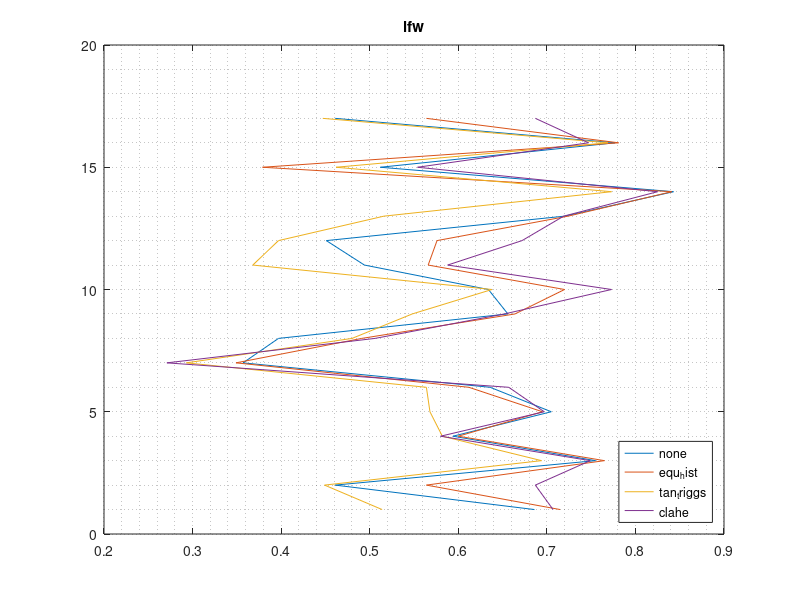
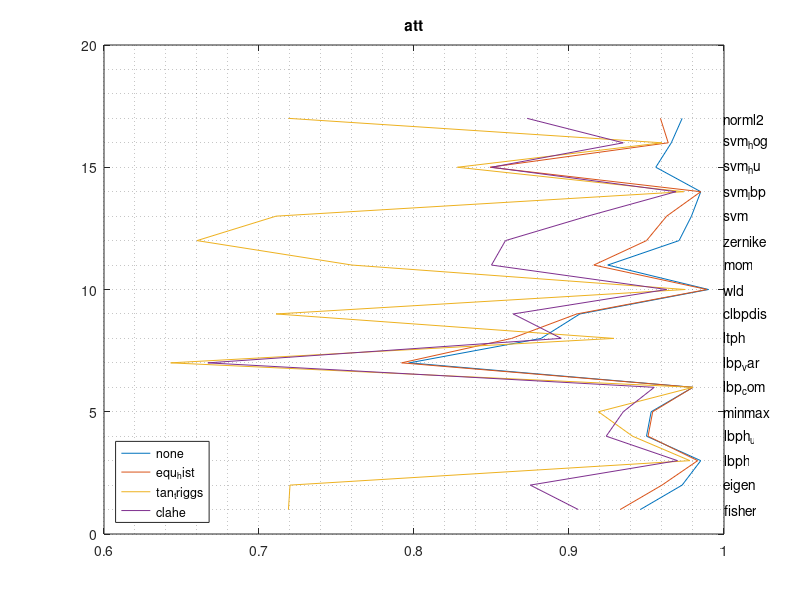
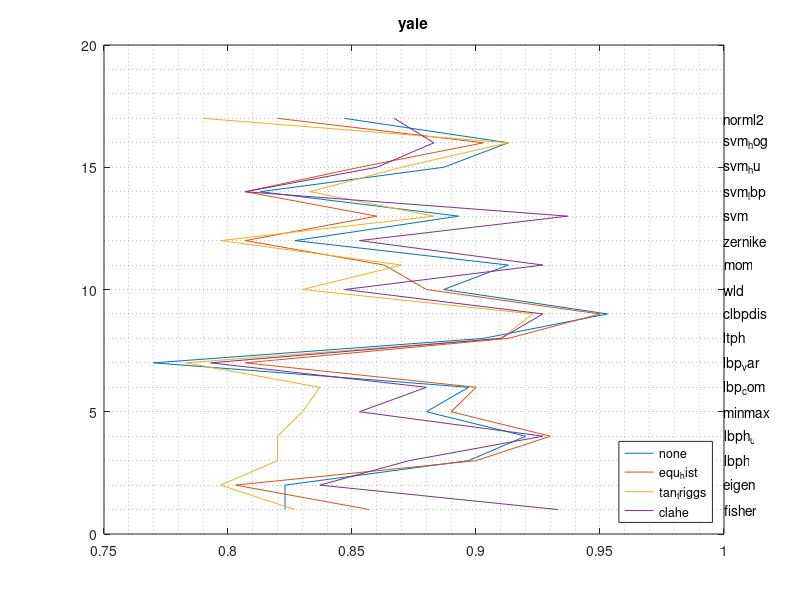

Reproduce these figures in MATLAB, in order.
yale_0 = [0.823  0.823  0.897  0.920  0.880  0.897  0.770  0.903  0.953  0.887  0.913  0.827  0.893 0.813 0.887 0.913 0.847];
yale_1 = [0.857  0.803  0.900  0.930  0.890  0.900  0.807  0.913  0.950  0.880  0.863  0.807  0.860 0.807 0.853 0.903 0.820];
yale_2 = [0.827  0.797  0.820  0.820  0.830  0.837  0.783  0.910  0.923  0.830  0.870  0.797  0.883 0.833 0.870 0.913 0.790];
yale_3 = [0.933  0.837  0.873  0.927  0.853  0.880  0.793  0.910  0.927  0.847  0.927  0.853  0.937 0.807 0.860 0.883 0.867]; 

att_0 = [0.946  0.973  0.985  0.950  0.953  0.980  0.797  0.882  0.907  0.990  0.925  0.971  0.979 0.985 0.956 0.966 0.973];
att_1 = [0.933  0.960  0.983  0.951  0.954  0.980  0.792  0.863  0.905  0.989  0.916  0.950  0.963 0.985 0.849 0.964 0.959];
att_2 = [0.719  0.720  0.978  0.941  0.919  0.980  0.643  0.929  0.711  0.975  0.760  0.660  0.711 0.974 0.828 0.960 0.719];
att_3 = [0.906  0.875  0.970  0.924  0.935  0.955  0.667  0.895  0.864  0.963  0.850  0.859  0.912 0.969 0.850 0.935 0.873];

lfw_0 = [0.686  0.461  0.755  0.594  0.705  0.636  0.357  0.397  0.656  0.634  0.494  0.451  0.720 0.843 0.512 0.777 0.461];
lfw_1 = [0.715  0.564  0.765  0.600  0.695  0.612  0.349  0.491  0.664  0.720  0.566  0.576  0.724 0.841 0.379 0.781 0.564];
lfw_2 = [0.514  0.449  0.694  0.582  0.568  0.564  0.293  0.480  0.548  0.638  0.368  0.397  0.516 0.773 0.462 0.769 0.447];
lfw_3 = [0.707  0.687  0.749  0.580  0.697  0.657  0.271  0.506  0.652  0.773  0.588  0.672  0.719 0.825 0.554 0.747 0.687];


labels = { "fisher" "eigen" "lbph" "lbph_u" "minmax" "lbp_com" "lbp_var" "ltph" "clbpdis" "wld" "mom" "zernike" "svm" "svm_lbp" "svm_hu" "svm_hog" "norml2"};
idx = [1,2,3,4,5,6,7,8,9,10,11,12,13,14,15,16,17];

figure;
plot(lfw_0,idx,lfw_1,idx,lfw_2,idx,lfw_3,idx);
title("lfw");
for i = [1:17] text(1,i, char(labels(i))); end
legend("none", "equ_hist", "tan_triggs", "clahe",'Location','SouthEast');
grid minor

figure;
plot(att_0,idx,att_1,idx,att_2,idx,att_3,idx);
title("att");
for i = [1:17] text(1,i, char(labels(i))); end
legend("none", "equ_hist", "tan_triggs", "clahe",'Location','SouthWest');
grid minor

figure;
plot(yale_0,idx,yale_1,idx,yale_2,idx,yale_3,idx);
title("yale");
for i = [1:17] text(1,i, char(labels(i))); end
legend("none", "equ_hist", "tan_triggs", "clahe",'Location','SouthEast');
grid minor


